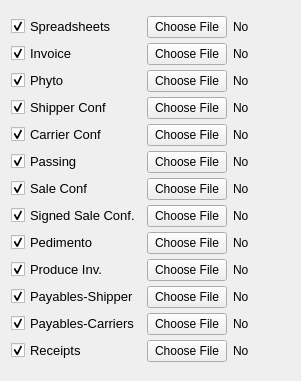
      <widget class="QWidget" name="gridLayoutWidget">
       <property name="geometry">
        <rect>
         <x>13</x>
         <y>212</y>
         <width>301</width>
         <height>381</height>
        </rect>
       </property>
       <layout class="QGridLayout" name="gridLayout">
        <property name="verticalSpacing">
         <number>0</number>
        </property>
        <item row="13" column="2">
         <widget class="QLabel" name="noticePayableCarriers">
          <property name="text">
           <string>No</string>
          </property>
         </widget>
        </item>
        <item row="4" column="2">
         <widget class="QLabel" name="noticePhyto">
          <property name="text">
           <string>No</string>
          </property>
         </widget>
        </item>
        <item row="11" column="0">
         <widget class="QCheckBox" name="mexP_ProduceInv">
          <property name="font">
           <font>
            <pointsize>10</pointsize>
           </font>
          </property>
          <property name="cursor">
           <cursorShape>PointingHandCursor</cursorShape>
          </property>
          <property name="text">
           <string>Produce Inv. </string>
          </property>
          <property name="checked">
           <bool>true</bool>
          </property>
         </widget>
        </item>
        <item row="7" column="1">
         <widget class="QPushButton" name="mexP_Passing_upload">
          <property name="sizePolicy">
           <sizepolicy hsizetype="Minimum" vsizetype="Preferred">
            <horstretch>0</horstretch>
            <verstretch>0</verstretch>
           </sizepolicy>
          </property>
          <property name="text">
           <string>Choose File</string>
          </property>
         </widget>
        </item>
        <item row="5" column="1">
         <widget class="QPushButton" name="mexP_ShipperConf_upload">
          <property name="sizePolicy">
           <sizepolicy hsizetype="Minimum" vsizetype="Preferred">
            <horstretch>0</horstretch>
            <verstretch>0</verstretch>
           </sizepolicy>
          </property>
          <property name="text">
           <string>Choose File</string>
          </property>
         </widget>
        </item>
        <item row="14" column="0">
         <widget class="QCheckBox" name="receipts">
          <property name="font">
           <font>
            <pointsize>10</pointsize>
           </font>
          </property>
          <property name="cursor">
           <cursorShape>PointingHandCursor</cursorShape>
          </property>
          <property name="text">
           <string>Receipts</string>
          </property>
          <property name="checked">
           <bool>true</bool>
          </property>
         </widget>
        </item>
        <item row="7" column="0">
         <widget class="QCheckBox" name="mexP_Passing">
          <property name="font">
           <font>
            <pointsize>10</pointsize>
           </font>
          </property>
          <property name="cursor">
           <cursorShape>PointingHandCursor</cursorShape>
          </property>
          <property name="text">
           <string>Passing</string>
          </property>
          <property name="checked">
           <bool>true</bool>
          </property>
         </widget>
        </item>
        <item row="3" column="0">
         <widget class="QCheckBox" name="mexP_Invoice">
          <property name="font">
           <font>
            <pointsize>10</pointsize>
           </font>
          </property>
          <property name="cursor">
           <cursorShape>PointingHandCursor</cursorShape>
          </property>
          <property name="text">
           <string>Invoice</string>
          </property>
          <property name="checked">
           <bool>true</bool>
          </property>
         </widget>
        </item>
        <item row="12" column="2">
         <widget class="QLabel" name="noticePayableShipper">
          <property name="text">
           <string>No</string>
          </property>
         </widget>
        </item>
        <item row="10" column="0">
         <widget class="QCheckBox" name="mexP_Pedimento">
          <property name="font">
           <font>
            <pointsize>10</pointsize>
           </font>
          </property>
          <property name="cursor">
           <cursorShape>PointingHandCursor</cursorShape>
          </property>
          <property name="text">
           <string>Pedimento</string>
          </property>
          <property name="checked">
           <bool>true</bool>
          </property>
         </widget>
        </item>
        <item row="6" column="1">
         <widget class="QPushButton" name="mexP_CarrierConf_upload">
          <property name="sizePolicy">
           <sizepolicy hsizetype="Minimum" vsizetype="Preferred">
            <horstretch>0</horstretch>
            <verstretch>0</verstretch>
           </sizepolicy>
          </property>
          <property name="text">
           <string>Choose File</string>
          </property>
         </widget>
        </item>
        <item row="11" column="2">
         <widget class="QLabel" name="noticeProduceInv">
          <property name="text">
           <string>No</string>
          </property>
         </widget>
        </item>
        <item row="5" column="2">
         <widget class="QLabel" name="noticeShipperConf">
          <property name="text">
           <string>No</string>
          </property>
         </widget>
        </item>
        <item row="2" column="0">
         <widget class="QCheckBox" name="mexP_Spreadsheets">
          <property name="font">
           <font>
            <pointsize>10</pointsize>
           </font>
          </property>
          <property name="cursor">
           <cursorShape>PointingHandCursor</cursorShape>
          </property>
          <property name="text">
           <string>Spreadsheets</string>
          </property>
          <property name="checked">
           <bool>true</bool>
          </property>
         </widget>
        </item>
        <item row="13" column="0">
         <widget class="QCheckBox" name="mexP_Payables_Carriers">
          <property name="font">
           <font>
            <pointsize>10</pointsize>
           </font>
          </property>
          <property name="cursor">
           <cursorShape>PointingHandCursor</cursorShape>
          </property>
          <property name="text">
           <string>Payables-Carriers</string>
          </property>
          <property name="checked">
           <bool>true</bool>
          </property>
         </widget>
        </item>
        <item row="12" column="1">
         <widget class="QPushButton" name="mexP_Payable_Shipper_upload">
          <property name="sizePolicy">
           <sizepolicy hsizetype="Minimum" vsizetype="Preferred">
            <horstretch>0</horstretch>
            <verstretch>0</verstretch>
           </sizepolicy>
          </property>
          <property name="text">
           <string>Choose File</string>
          </property>
         </widget>
        </item>
        <item row="6" column="0">
         <widget class="QCheckBox" name="mexP_CarrierConf">
          <property name="font">
           <font>
            <pointsize>10</pointsize>
           </font>
          </property>
          <property name="cursor">
           <cursorShape>PointingHandCursor</cursorShape>
          </property>
          <property name="text">
           <string>Carrier Conf</string>
          </property>
          <property name="checked">
           <bool>true</bool>
          </property>
         </widget>
        </item>
        <item row="13" column="1">
         <widget class="QPushButton" name="mexP_Payables_Carriers_upload">
          <property name="enabled">
           <bool>true</bool>
          </property>
          <property name="sizePolicy">
           <sizepolicy hsizetype="Minimum" vsizetype="Preferred">
            <horstretch>0</horstretch>
            <verstretch>0</verstretch>
           </sizepolicy>
          </property>
          <property name="text">
           <string>Choose File</string>
          </property>
         </widget>
        </item>
        <item row="9" column="0">
         <widget class="QCheckBox" name="mexP_SignedSale">
          <property name="font">
           <font>
            <pointsize>10</pointsize>
           </font>
          </property>
          <property name="cursor">
           <cursorShape>PointingHandCursor</cursorShape>
          </property>
          <property name="text">
           <string>Signed Sale Conf.</string>
          </property>
          <property name="checked">
           <bool>true</bool>
          </property>
         </widget>
        </item>
        <item row="8" column="2">
         <widget class="QLabel" name="noticeSaleConf">
          <property name="text">
           <string>No</string>
          </property>
         </widget>
        </item>
        <item row="9" column="1">
         <widget class="QPushButton" name="mexP_SignedSale_upload">
          <property name="sizePolicy">
           <sizepolicy hsizetype="Minimum" vsizetype="Preferred">
            <horstretch>0</horstretch>
            <verstretch>0</verstretch>
           </sizepolicy>
          </property>
          <property name="text">
           <string>Choose File</string>
          </property>
         </widget>
        </item>
        <item row="14" column="2">
         <widget class="QLabel" name="receipts_notice">
          <property name="text">
           <string>No</string>
          </property>
         </widget>
        </item>
        <item row="7" column="2">
         <widget class="QLabel" name="noticePassing">
          <property name="text">
           <string>No</string>
          </property>
         </widget>
        </item>
        <item row="9" column="2">
         <widget class="QLabel" name="noticeSignedSaleConf">
          <property name="text">
           <string>No</string>
          </property>
         </widget>
        </item>
        <item row="5" column="0">
         <widget class="QCheckBox" name="mexP_ShipperConf">
          <property name="font">
           <font>
            <pointsize>10</pointsize>
           </font>
          </property>
          <property name="cursor">
           <cursorShape>PointingHandCursor</cursorShape>
          </property>
          <property name="text">
           <string>Shipper Conf</string>
          </property>
          <property name="checked">
           <bool>true</bool>
          </property>
         </widget>
        </item>
        <item row="2" column="2">
         <widget class="QLabel" name="noticeSpreadsheets">
          <property name="text">
           <string>No</string>
          </property>
         </widget>
        </item>
        <item row="10" column="2">
         <widget class="QLabel" name="noticePedimento">
          <property name="text">
           <string>No</string>
          </property>
         </widget>
        </item>
        <item row="6" column="2">
         <widget class="QLabel" name="noticeCarrierConf">
          <property name="text">
           <string>No</string>
          </property>
         </widget>
        </item>
        <item row="14" column="1">
         <widget class="QPushButton" name="receipts_upload">
          <property name="enabled">
           <bool>true</bool>
          </property>
          <property name="sizePolicy">
           <sizepolicy hsizetype="Minimum" vsizetype="Preferred">
            <horstretch>0</horstretch>
            <verstretch>0</verstretch>
           </sizepolicy>
          </property>
          <property name="text">
           <string>Choose File</string>
          </property>
         </widget>
        </item>
        <item row="8" column="1">
         <widget class="QPushButton" name="mexP_SaleConf_upload">
          <property name="sizePolicy">
           <sizepolicy hsizetype="Minimum" vsizetype="Preferred">
            <horstretch>0</horstretch>
            <verstretch>0</verstretch>
           </sizepolicy>
          </property>
          <property name="text">
           <string>Choose File</string>
          </property>
         </widget>
        </item>
        <item row="11" column="1">
         <widget class="QPushButton" name="mexP_ProduceInv_upload">
          <property name="sizePolicy">
           <sizepolicy hsizetype="Minimum" vsizetype="Preferred">
            <horstretch>0</horstretch>
            <verstretch>0</verstretch>
           </sizepolicy>
          </property>
          <property name="text">
           <string>Choose File</string>
          </property>
         </widget>
        </item>
        <item row="12" column="0">
         <widget class="QCheckBox" name="mexP_Payable_Shipper">
          <property name="font">
           <font>
            <pointsize>10</pointsize>
           </font>
          </property>
          <property name="cursor">
           <cursorShape>PointingHandCursor</cursorShape>
          </property>
          <property name="text">
           <string>Payables-Shipper</string>
          </property>
          <property name="checked">
           <bool>true</bool>
          </property>
         </widget>
        </item>
        <item row="8" column="0">
         <widget class="QCheckBox" name="mexP_SaleConf">
          <property name="font">
           <font>
            <pointsize>10</pointsize>
           </font>
          </property>
          <property name="cursor">
           <cursorShape>PointingHandCursor</cursorShape>
          </property>
          <property name="text">
           <string>Sale Conf</string>
          </property>
          <property name="checked">
           <bool>true</bool>
          </property>
         </widget>
        </item>
        <item row="3" column="2">
         <widget class="QLabel" name="noticeInvoice">
          <property name="text">
           <string>No</string>
          </property>
         </widget>
        </item>
        <item row="4" column="1">
         <widget class="QPushButton" name="mexP_Phyto_upload">
          <property name="sizePolicy">
           <sizepolicy hsizetype="Minimum" vsizetype="Preferred">
            <horstretch>0</horstretch>
            <verstretch>0</verstretch>
           </sizepolicy>
          </property>
          <property name="acceptDrops">
           <bool>true</bool>
          </property>
          <property name="text">
           <string>Choose File</string>
          </property>
         </widget>
        </item>
        <item row="3" column="1">
         <widget class="QPushButton" name="mexP_Invoice_upload">
          <property name="sizePolicy">
           <sizepolicy hsizetype="Minimum" vsizetype="Preferred">
            <horstretch>0</horstretch>
            <verstretch>0</verstretch>
           </sizepolicy>
          </property>
          <property name="text">
           <string>Choose File</string>
          </property>
         </widget>
        </item>
        <item row="4" column="0">
         <widget class="QCheckBox" name="mexP_Phyto">
          <property name="font">
           <font>
            <pointsize>10</pointsize>
           </font>
          </property>
          <property name="cursor">
           <cursorShape>PointingHandCursor</cursorShape>
          </property>
          <property name="text">
           <string>Phyto</string>
          </property>
          <property name="checked">
           <bool>true</bool>
          </property>
         </widget>
        </item>
        <item row="10" column="1">
         <widget class="QPushButton" name="mexP_Pedimento_upload">
          <property name="sizePolicy">
           <sizepolicy hsizetype="Minimum" vsizetype="Preferred">
            <horstretch>0</horstretch>
            <verstretch>0</verstretch>
           </sizepolicy>
          </property>
          <property name="text">
           <string>Choose File</string>
          </property>
         </widget>
        </item>
        <item row="2" column="1">
         <widget class="QPushButton" name="mexP_Spreadsheets_upload">
          <property name="sizePolicy">
           <sizepolicy hsizetype="Minimum" vsizetype="Preferred">
            <horstretch>0</horstretch>
            <verstretch>0</verstretch>
           </sizepolicy>
          </property>
          <property name="text">
           <string>Choose File</string>
          </property>
         </widget>
        </item>
       </layout>
      </widget>
